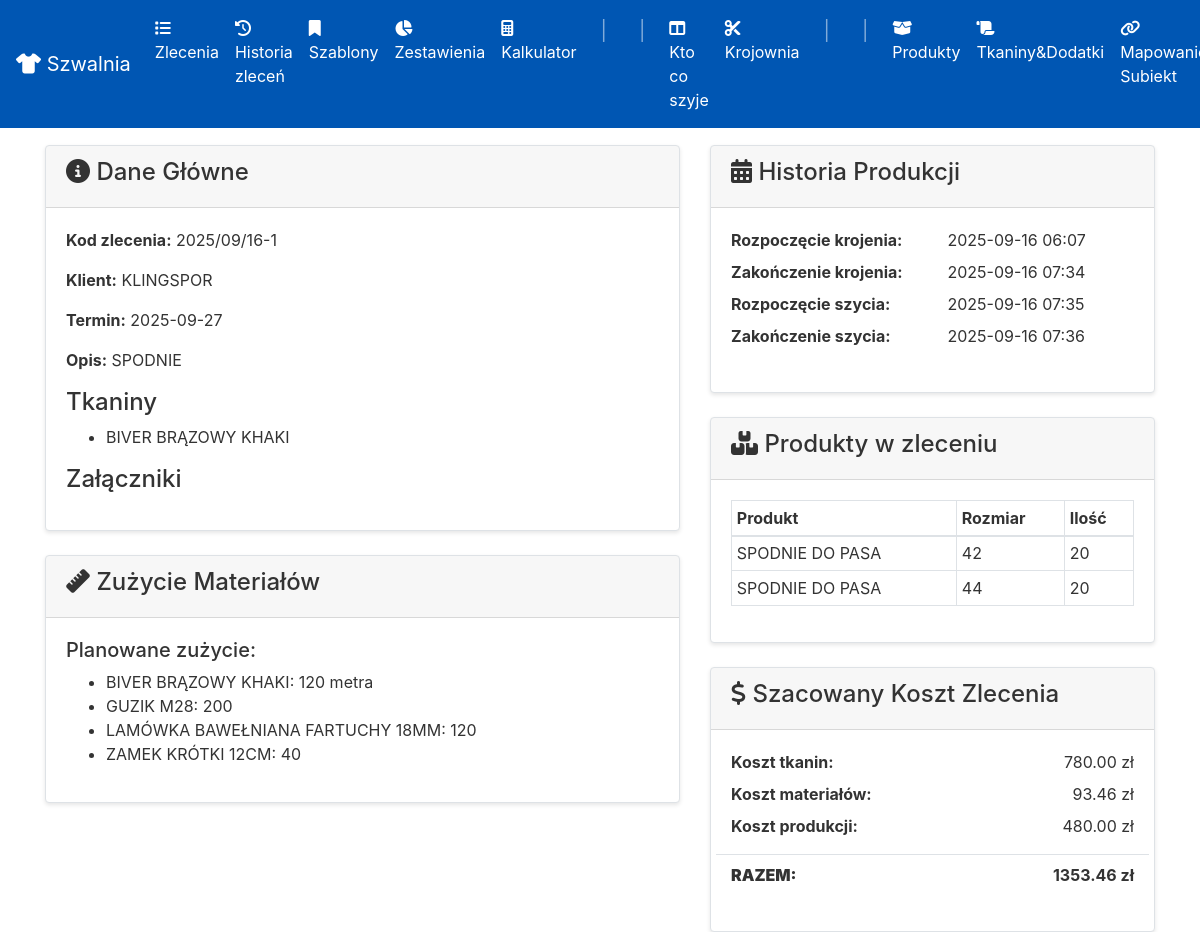
/orders/1, run on an earlier commit of the app's database.
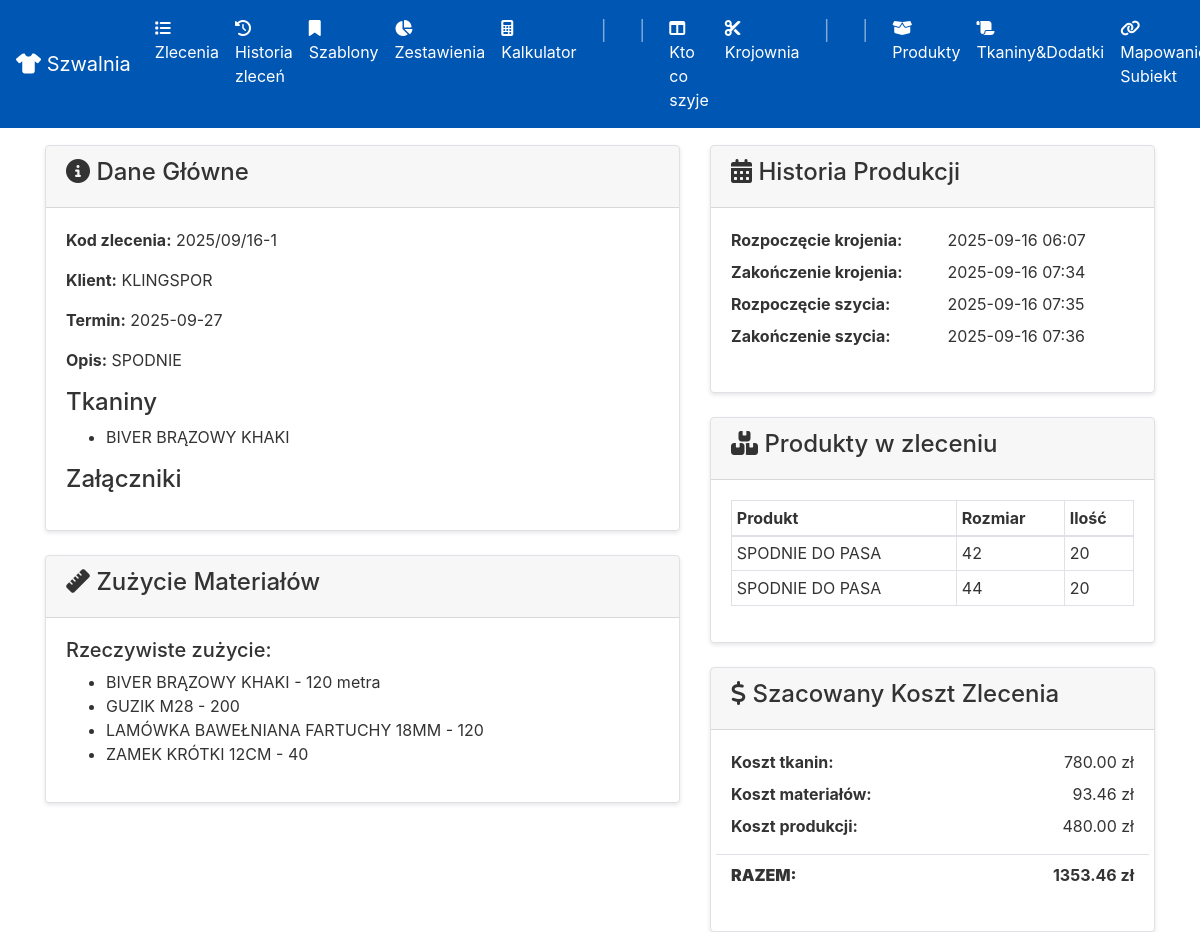
And on a later commit of the database.
### app/models.py (models this page shows, shortened)
class OrderFabric(db.Model):
    __tablename__ = 'order_fabric'
    order_id = db.Column(db.Integer, db.ForeignKey('order.id'), primary_key=True)
    fabric_id = db.Column(db.Integer, db.ForeignKey('fabric.id'), primary_key=True)
    fabric = db.relationship('Fabric')

class Fabric(db.Model):
    id = db.Column(db.Integer, primary_key=True)
    name = db.Column(db.String(100), nullable=False, unique=True)
    price = db.Column(db.Float, nullable=True)
    subiekt_symbol = db.Column(db.String(50), nullable=True, unique=True, index=True)

class Material(db.Model):
    id = db.Column(db.Integer, primary_key=True)
    name = db.Column(db.String(100), nullable=False, unique=True)
    price = db.Column(db.Float, nullable=True)
    subiekt_symbol = db.Column(db.String(50), nullable=True, unique=True, index=True)

class OrderItem(db.Model):
    id = db.Column(db.Integer, primary_key=True)
    order_id = db.Column(db.Integer, db.ForeignKey('order.id'), nullable=False)
    product_id = db.Column(db.Integer, db.ForeignKey('product.id'), nullable=False)
    size = db.Column(db.String(50), nullable=False)
    quantity = db.Column(db.Integer, nullable=False)

class Product(db.Model):
    id = db.Column(db.Integer, primary_key=True)
    name = db.Column(db.String(100), nullable=False, unique=True)
    description = db.Column(db.Text, nullable=True)
    production_price = db.Column(db.Float, nullable=False, default=0.0)
    category_id = db.Column(db.Integer, db.ForeignKey('product_category.id'), nullable=True)
    category = db.relationship('ProductCategory', backref='products')
    fabrics_needed = db.relationship('ProductFabric', backref='product', lazy=True, cascade="all, delete-orphan")
    materials_needed = db.relationship('ProductMaterial', backref='product', lazy=True, cascade="all, delete-orphan")
    order_items = db.relationship('OrderItem', backref='product')

class MaterialUsage(db.Model):
    id = db.Column(db.Integer, primary_key=True)
    order_id = db.Column(db.Integer, db.ForeignKey('order.id'), nullable=False)
    material_name = db.Column(db.String(100), nullable=False)
    quantity = db.Column(db.String(50), nullable=False)

### app/routes.py (the view)
@app.route('/orders/<int:order_id>')
def order_detail(order_id):
    order = Order.query.get_or_404(order_id)
    material_summary = calculate_material_summary(order)
    cost_details = calculate_order_total_cost(order)
    return render_template('order_detail.html', order=order, material_summary=material_summary, cost_details=cost_details)

### app/routes.py (called while the page is built)
@app.context_processor
def inject_in_progress_orders():
    all_in_progress = Order.query.filter_by(status='W REALIZACJI').order_by(Order.deadline).all()
    krojownia_orders = []
    szwalnia_orders = []
    for order in all_in_progress:
        order.total_quantity = sum(item.quantity for item in order.order_items)
        if order.cutting_table == 'skrojone' and order.assigned_team is not None:
            szwalnia_orders.append(order)
        elif order.cutting_table is not None and order.cutting_table != 'skrojone':
            krojownia_orders.append(order)
    return dict(krojownia_in_progress=krojownia_orders, szwalnia_in_progress=szwalnia_orders)

### app/templates/order_detail.html (shortened to what the changed rows need)
{% extends "base.html" %}
{% block content %}
<div class="d-flex justify-content-between align-items-center">
    <h2>Zlecenie #{{ order.id }}</h2>
</div>
<div class="row mt-4">
    <div class="col-md-7">
        <div class="card">
            <div class="card-body">
                <ul>
                    {% for order_fabric in order.fabrics %}
                        <li>{{ order_fabric.fabric.name }}</li>
                    {% else %}
                        <li>Brak przypisanych tkanin.</li>
                    {% endfor %}
                </ul>
            </div>
        </div>
        <div class="card mt-4">
            <div class="card-body">
                {% if order.materials_used %}
                    <h5>Rzeczywiste zużycie:</h5>
                    <ul>
                        {% for usage in order.materials_used %}
                            <li>{{ usage.material_name }} - {{ usage.quantity }}</li>
                        {% endfor %}
                    </ul>
                {% elif material_summary %}
                    <h5>Planowane zużycie:</h5>
                    <ul>
                        {% for item in material_summary %}
                            <li>{{ item.name }}: {{ item.quantity }}</li>
                        {% endfor %}
                    </ul>
                {% else %}
                    <p>Brak zdefiniowanych materiałów dla tego zlecenia.</p>
                {% endif %}
            </div>
        </div>
        </div>
    <div class="col-md-5">
        <div class="card mb-4">
            <div class="card-body">
                 <table class="table table-sm table-bordered">
                    <thead>
                        <tr>
                            <th>Produkt</th>
                            <th>Rozmiar</th>
                            <th>Ilość</th>
                        </tr>
                    </thead>
                    <tbody>
                        {% for item in order.order_items %}
                        <tr>
                            <td>{{ item.product.name }}</td>
                            <td>{{ item.size }}</td>
                            <td>{{ item.quantity }}</td>
                        </tr>
                        {% endfor %}
                    </tbody>
                </table>
            </div>
        </div>
        </div>
</div>
{% endblock %}

What changed in the data, as far as the page shows it:
no longer on this page (row unchanged): Fabric: name "BIVER BRĄZOWY KHAKI", quantity "120 metra"
no longer on this page (row unchanged): Material: name "GUZIK M28", quantity "200"
no longer on this page (row unchanged): Material: name "LAMÓWKA BAWEŁNIANA FARTUCHY 18MM", quantity "120"
no longer on this page (row unchanged): Material: name "ZAMEK KRÓTKI 12CM", quantity "40"
added MaterialUsage: material_name "BIVER BRĄZOWY KHAKI", quantity "120 metra"
added MaterialUsage: material_name "GUZIK M28", quantity "200"
added MaterialUsage: material_name "LAMÓWKA BAWEŁNIANA FARTUCHY 18MM", quantity "120"
added MaterialUsage: material_name "ZAMEK KRÓTKI 12CM", quantity "40"
Also different on the page:
text no longer shown: "Planowane zużycie:"
text now shown: "Rzeczywiste zużycie:"
